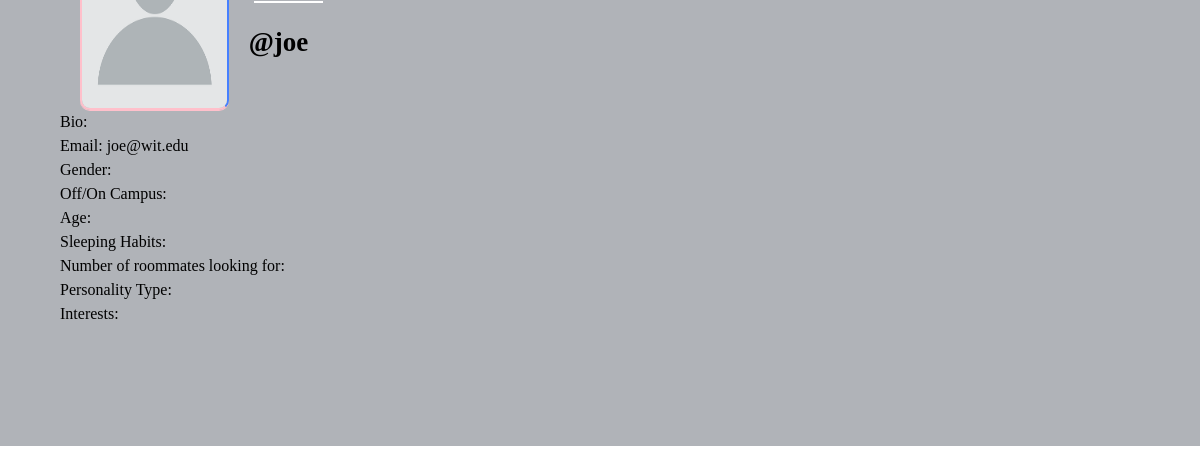
Screenshot of /profile/joe with the database file from the repository.
### core/models.py (models this page shows, shortened)
class Profile(models.Model):
    user = models.ForeignKey(User, on_delete=models.CASCADE)
    id_user = models.IntegerField()
    bio = models.TextField(blank=True)
    gender = models.TextField(blank=True)
    location = models.TextField(blank=True)
    profileimg = models.ImageField(upload_to='profile_images', default='blank-profile-picture.png')
    age = models.TextField(blank=True)
    sleeping_habits = models.TextField(blank=True)
    number_of_roommates = models.TextField(blank=True)
    personality_types = models.TextField(blank=True)
    interests = models.TextField(blank=True)

### core/views.py (the view)
# urls.py: path('profile/<str:pk>', views.profile, name='profile'),
def profile(request, pk):
    user_object = User.objects.get(username=pk)
    user_profile = Profile.objects.get(user=user_object)
    user_community_posts = Post.objects.filter(user=pk)
    user_community_posts_len = len(user_community_posts)
    user_roommate_posts = Roommate_Post.objects.filter(user=pk)
    user_roommate_posts_len = len(user_roommate_posts)
    context = {
        'user_object': user_object,
        'user_profile': user_profile,
        'user_community_posts_len': user_community_posts_len,
        'user_roommate_posts': user_roommate_posts,
        'user_roommate_posts_len': user_roommate_posts_len
    }
    return render(request, 'profile.html', context)

### templates/profile.html (shortened to what this page needs)
{% load static %}
<!DOCTYPE html>
<html lang="en">
<head>
    <link rel="stylesheet" href="{% static 'css/main.min.css' %}">
    <link rel="stylesheet" href="{% static 'css/style.css' %}">
    <link rel="stylesheet" href="{% static 'css/color.css' %}">
    <link rel="stylesheet" href="{% static 'css/responsive.css' %}">
</head>
<body>
	<section>
			<div class="feature-photo">
				<figure><img height="100" src="{% static 'images/resources/timeline-1.jpg' %}" alt=""></figure>
				<form action="/follow" method="POST">
					<div class="add-btn">
					<span style="color: white; font-size: 27px; margin-right: 750px;"><b><u><a href="/">Home</a></u></b></span>
					{% if user_post_length == 0 %}
					<span style="color: white; font-size: 27px;"><b>No Post</b></span>
					{% elif user_post_length == 1 %}
					<span style="color: white; font-size: 27px;"><b>{{user_post_length}} Post</b></span>
					{% else %}
					<span style="color: white; font-size: 27px;"><b>{{user_post_length}} Posts</b></span>
					{% endif %}
					</div>
				</form>
				<div class="container-fluid">
					<div class="row merged">
						<div class="col-lg-2 col-sm-3">
							<div class="user-avatar">
								<figure>
									<img src="{{user_profile.profileimg.url}}" style="height: 250px; width: 100%;" alt="">
								</figure>
							</div>
						</div>
						<div class="col-lg-10 col-sm-9">
							<div class="timeline-info">
								<ul>
									<li class="admin-name">
									  <h5 style="color: black;white-space: nowrap; width: 110px; font-size: 27px;"><b>@{{user_profile.user.username}}</b></h5>
								</ul>
							</div>
						</div>
					</div>
				</div>
			</div>
		</section>
		<section>
			<div class="bio">
					Bio: {{user_profile.bio}}
			</div>
			<div class="bio">
					Email: {{user_profile.user.email}}
			</div>
			<div class="bio">
					Gender: {{user_profile.gender}}
			</div>
			<div class="bio">
					Off/On Campus: {{user_profile.location}}
			</div>
			<div class="bio">
					Age: {{user_profile.age}}
			</div>
			<div class="bio">
					Sleeping Habits: {{user_profile.sleeping_habits}}
			</div>
			<div class="bio">
					Number of roommates looking for: {{user_profile.number_of_roommates}}
			</div>
			<div class="bio">
					Personality Type: {{user_profile.personality_types}}
			</div>
			<div class="bio">
					Interests: {{user_profile.interests}}
			</div>
		</section>
	<section>
		<div class="gap gray-bg">
		</div>
	</section>
</body>
</html>

### static/css/responsive.css (style rules this page uses)
@media screen and (max-width: 1281px) and (min-width: 1024px) { .timeline-info { line-height: 51px; } }
@media screen and (max-width: 1281px) and (min-width: 1024px) { .timeline-info .admin-name > h5 { font-size: 20px; } }
@media screen and (max-width: 1281px) and (min-width: 1024px) { .user-avatar { width: 80.2% } }

### rows the page displays
Profile: profileimg (placeholder picture), user.username "joe", user.email "joe@wit.edu"
